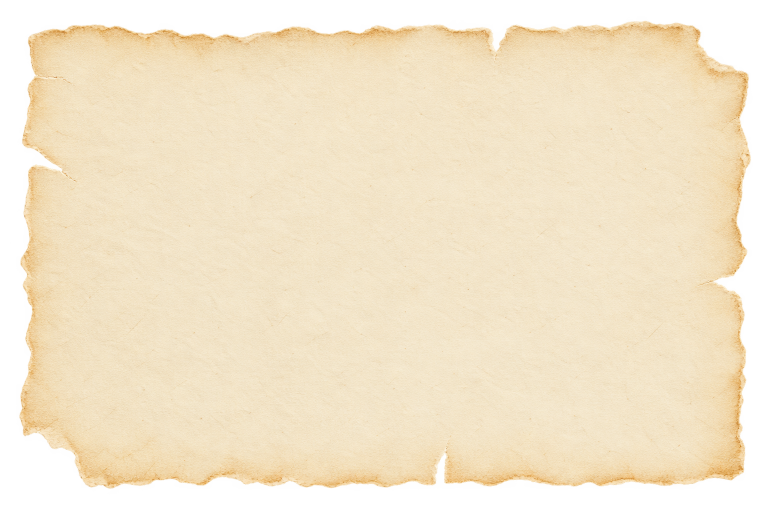
#> input picture taxua-2026/figures/raw/map_treasure/map_treasure_torn_paper.png, 1536 x 1024 px (shown at 1/2 size)
$ python prepare_map_torn_paper.py
#> lines starting #> are read from the running program, lines starting #| are printed output that depends on the picture
"""Prepare the generated torn atlas sheet; preserve its original PNG.

Run with Python + Pillow. The nine-slice border is styled in trip-map.css.
"""
from pathlib import Path
import hashlib
import json
from PIL import Image

ROOT = Path(__file__).resolve().parents[1]
NAME = 'map_treasure_torn_paper'


def digest(path):
  return hashlib.sha256(path.read_bytes()).hexdigest()


def main():
  master = ROOT / 'figures/raw/map_treasure' / (NAME + '.png')
  target = ROOT / 'figures/decor/painted' / (NAME + '.webp')
  manifest_path = ROOT / 'data/sources/map-torn-paper-artwork.json'
  if master.is_symlink() or target.is_symlink() or manifest_path.is_symlink():
    raise ValueError('Expected regular artwork and manifest files')
  source_hash = digest(master)
  with Image.open(master) as original:
#> original is the input picture: PIL image 1536x1024 RGBA; mean R, G, B, A 236, 216.6, 181.4, 206.4
    image = original.convert('RGBA')
  size = list(image.size)
#> size = [1536, 1024]
  alpha = image.getchannel('A')
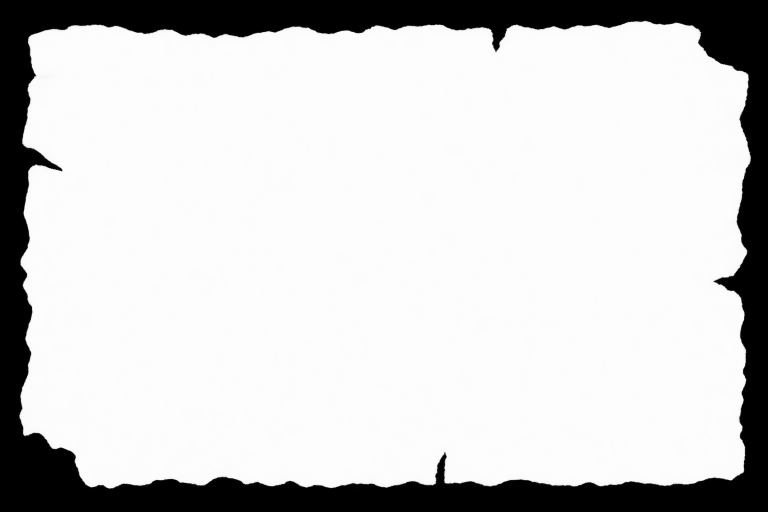
#> alpha: PIL image 1536x1024 L (shown at 1/2 size); min 0, max 254, mean 206.4
  if alpha.getextrema()[0] != 0:
    raise ValueError('The torn sheet must have a transparent exterior')
  bounds = alpha.point(lambda value: 255 if value >= 24 else 0).getbbox()
#> bounds = (38, 41, 1502, 978)
  if not bounds:
    raise ValueError('The torn sheet is empty')
  box = (max(0, bounds[0]-2), max(0, bounds[1]-2),
         min(size[0], bounds[2]+2), min(size[1], bounds[3]+2))
#> box = (36, 39, 1504, 980)
  image.putalpha(alpha.point(lambda value: value if value >= 8 else 0))
  image = image.crop(box)
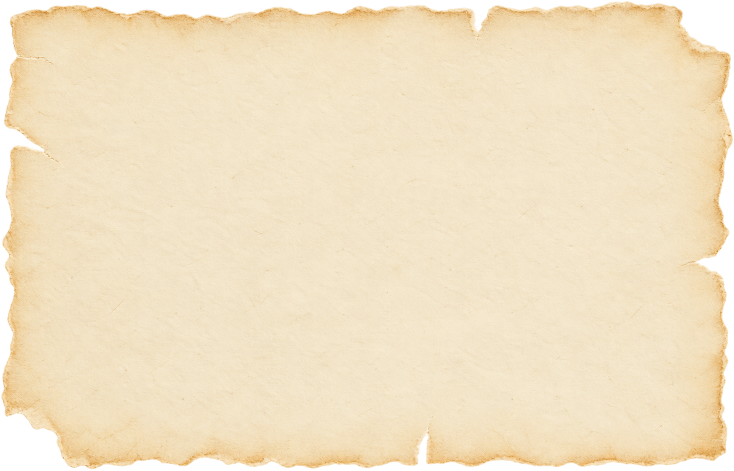
#> image: PIL image 1468x941 RGBA (shown at 1/2 size); mean R, G, B, A 239.8, 221.7, 188.3, 235; transparent parts drawn white
  image.thumbnail((1200, 900), Image.Resampling.LANCZOS)
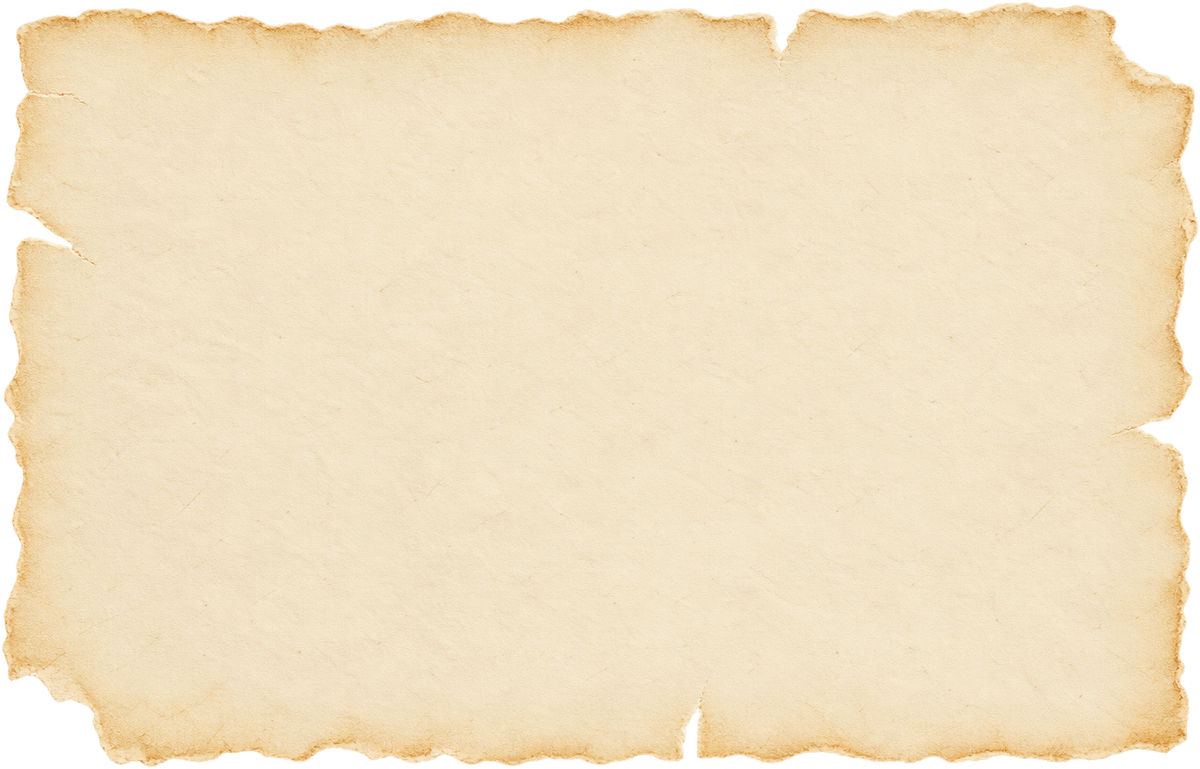
#> image: PIL image 1200x769 RGBA; mean R, G, B, A 225.6, 209.4, 179.2, 235; transparent parts drawn white
  image.save(target, 'WEBP', quality=88, method=6)
  manifest = {
    'processing': 'Generated PNG preserved byte-for-byte. Clear alpha below 8; '
      'trim at alpha >= 24 with 2px padding; downscale only to fit 1200x900. '
      'No recoloring. CSS uses a 12% filled nine-slice border to preserve tears '
      'at responsive sizes; transparent areas reveal the dialog backdrop.',
    'generator': '9Router /v1/images/generations',
    'model': 'cx/gpt-image-2',
    'prompt': 'docs/prompts/map_treasure/07_torn_parchment.md',
    'referenceImages': [],
    'sources': {NAME: {
      'path': str(master.relative_to(ROOT)), 'sha256': source_hash,
      'size': size, 'rights': 'AI-generated at the user request for this project',
      'description': 'Blank torn parchment UI sheet, not geographic data',
    }},
    'assets': {NAME: {
      'source': NAME, 'trim': list(box), 'size': list(image.size),
#> (the run stopped early here; a loop or call above may not have finished)
